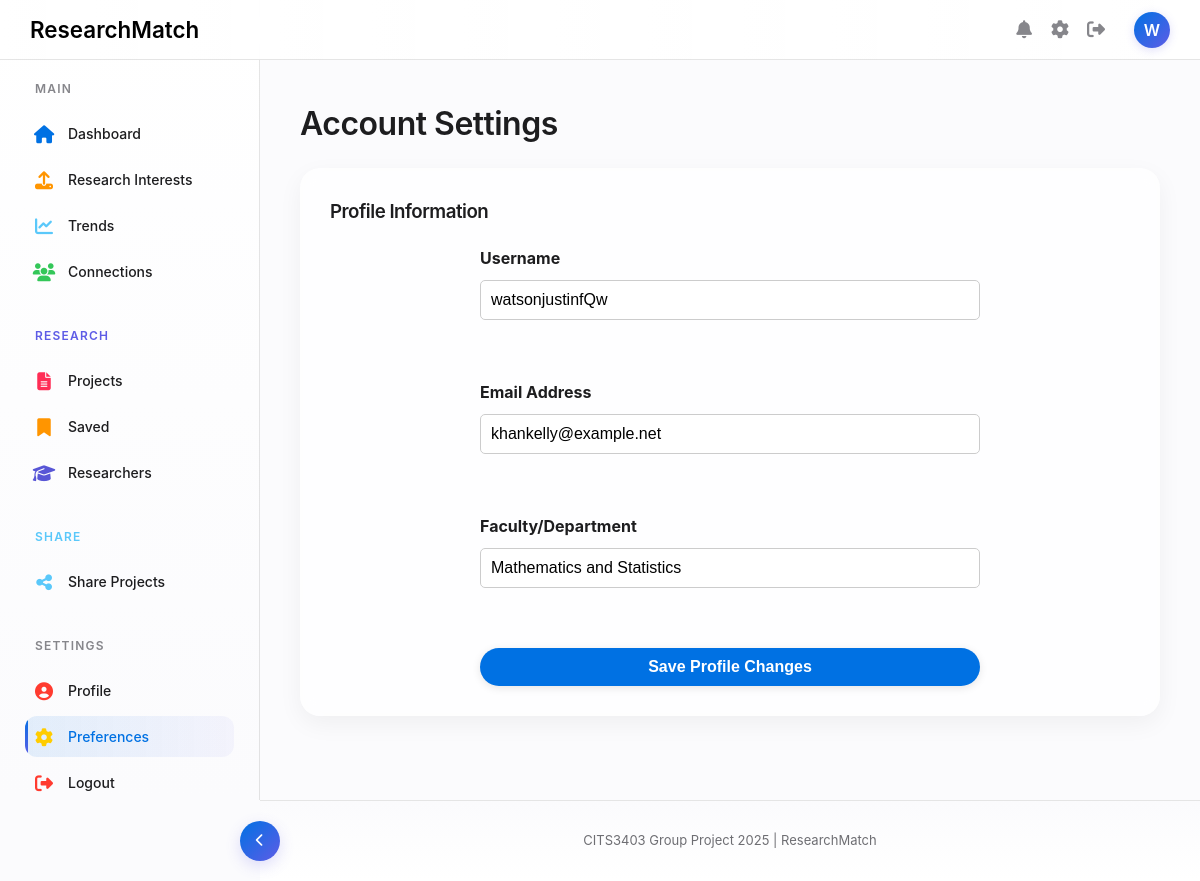
Screenshot of /settings (signed in) with the database file from the repository.
### database/schema.py (models this page shows, shortened)
class User(db.Model):
    id = db.Column(db.Integer, primary_key=True)
    username = db.Column(db.String(100), nullable=False, unique=True)
    password_hash = db.Column(db.String(255), nullable=False)
    email = db.Column(db.String(100), nullable=False)
    research_area_id = db.Column(db.Integer, db.ForeignKey('research_area.id'))
    faculty = db.relationship('ResearchArea', backref='users')
    interests = db.relationship('Interest', secondary=user_interest, backref='users')
    saved_projects = db.relationship('Project', secondary=user_saved_projects, backref='saved_by_users')
    connections = db.relationship(
        'User',
        secondary=user_connections,
        primaryjoin=id == user_connections.c.user_id,
        secondaryjoin=id == user_connections.c.connection_id,
        back_populates='connections_reverse',
        lazy='dynamic'
    )
    connections_reverse = db.relationship(
        'User',
        secondary=user_connections,
        primaryjoin=id == user_connections.c.connection_id,
        secondaryjoin=id == user_connections.c.user_id,
        back_populates='connections',
        lazy='dynamic'
    )

class ResearchArea(db.Model):
    __tablename__ = "research_area"
    id = db.Column(db.Integer, primary_key=True)
    area = db.Column(db.String(100), nullable=False)

### app.py (the view)
@app.route('/settings')
@token_required
def settings():
    user = User.query.get(session['user_id'])
    return render_template('settings.html',
                          username=session['username'],
                          user=user,
                          is_authenticated_page=True,  # Add this flag
                          user_name=session.get('username'))  # Add this for avatar

### app.py (called while the page is built)
def token_required(func):
    @wraps(func)
    def decorated(*args, **kwargs):
        token = request.cookies.get('jwt_token', None)
        if not token:
            return back_to_login()
        try:
            data = jwt.decode(token, current_app.config['SECRET_KEY'], algorithms=["HS256"])
            request.user = data  # optionally attach user info to request
        except jwt.ExpiredSignatureError:
            return back_to_login()
        except jwt.InvalidTokenError:
            return back_to_login()
        return func(*args, **kwargs)
    return decorated

### templates/settings.html (shortened to what this page needs)
{% extends 'base.html' %}
{% block content %}
    <h1>Account Settings</h1>
    <div class="glass-card">
        <h3>Profile Information</h3>
        <form action="/settings/profile" method="POST">
            <div style="margin-bottom: 20px;">
                <label for="username">Username</label>
                <input type="text" id="username" name="username" value="{{ user.username }}" required>
            </div>
            <div style="margin-bottom: 20px;">
                <label for="email">Email Address</label>
                <input type="text" id="email" name="email" value="{{ user.email if user.email else '' }}" required>
            </div>
            <div style="margin-bottom: 20px;">
                <label for="faculty">Faculty/Department</label>
                <input type="text" id="faculty" name="faculty" value="{{ user.faculty.area if user.faculty else '' }}">
            </div>
            <button type="submit" class="btn">Save Profile Changes</button>
        </form>
    </div>
{% endblock %}

### static/css/style.css (style rules this page uses)
:root { --primary-color: #0071E3; --primary-dark: #005BBB; --primary-light: #E1F0FF; --accent-purple: #5E5CE6; --accent-pink: #FF2D55; --accent-orange: #FF9500; --accent-teal: #5AC8FA; --accent-green: #34C759; --accent-red: #FF3B30; --accent-yellow: #FFCC00; --accent-indigo: #5856D6; --text-primary: #1D1D1F; --text-secondary: #86868B; --text-tertiary: #6E6E73; --border-light: rgba(0, 0, 0, 0.1); --background-light: #FBFBFD; --background-medium: #F5F5F7; --card-background: #FFFFFF; --shadow-sm: 0 2px 8px rgba(0, 0, 0, 0.05); --shadow-md: 0 5px 20px rgba(0, 0, 0, 0.08); --shadow-lg: 0 10px 30px rgba(0, 0, 0, 0.1); --transition: all 0.25s ease; --radius-sm: 8px; --radius-md: 12px; --radius-lg: 20px; --header-height: 60px; --sidebar-width: 260px; --sidebar-collapsed-width: 80px; }
body { margin: 0; font-family: -apple-system, BlinkMacSystemFont, "Segoe UI", Roboto, Helvetica, Arial, sans-serif; background-color: var(--background-light); color: var(--text-primary); line-height: 1.5; min-height: 100vh; display: flex; flex-direction: column; scroll-behavior: smooth; }
button { cursor: pointer; }
* { margin: 0; padding: 0; box-sizing: border-box; }
h1, h2, h3 { font-weight: 600; letter-spacing: -0.5px; margin-bottom: 20px; color: var(--text-primary); }
.glass-card { background: rgba(255, 255, 255, 0.7); backdrop-filter: blur(10px); border-radius: 20px; box-shadow: 0 8px 24px rgba(0, 0, 0, 0.05); transition: transform 0.3s ease, box-shadow 0.3s ease; margin-bottom: 40px; padding: 30px; min-height: auto; }
.btn { border-radius: 24px; font-weight: 600; padding: 10px 24px; background-color: #0071e3; color: white; border: none; transition: background-color 0.3s ease, transform 0.2s ease; cursor: pointer; box-shadow: 0 2px 8px rgba(0, 0, 0, 0.1); margin-bottom: 0; }
input[type="text"], input[type="file"], input[type="password"] { width: 100%; padding: 12px; border-radius: 8px; border: 1px solid #ccc; margin-top: 10px; margin-bottom: 20px; font-size: 1rem; transition: border-color 0.3s ease, box-shadow 0.3s ease; }
a, .btn, .card, .input, .nav-link { transition: all 0.3s ease; }
form { flex: 1 1 100%; max-width: 500px; display: flex; flex-direction: column; gap: 20px; margin: 0 auto; }
form label { font-weight: bold; margin-bottom: 5px; text-align: left; }
form input[type="text"], form input[type="email"], form input[type="password"] { padding: 10px; font-size: 1rem; border: 1px solid #ccc; border-radius: 5px; }
form button { padding: 12px; font-size: 1rem; background-color: #0077cc; color: white; border: none; border-radius: 5px; cursor: pointer; }

### rows the page displays
User: username "watsonjustinfQw", email "khankelly@example.net"
ResearchArea: faculty "Mathematics and Statistics"

### other values shown
{{ user_name[0].upper() if user_name else 'U' }} "W"
